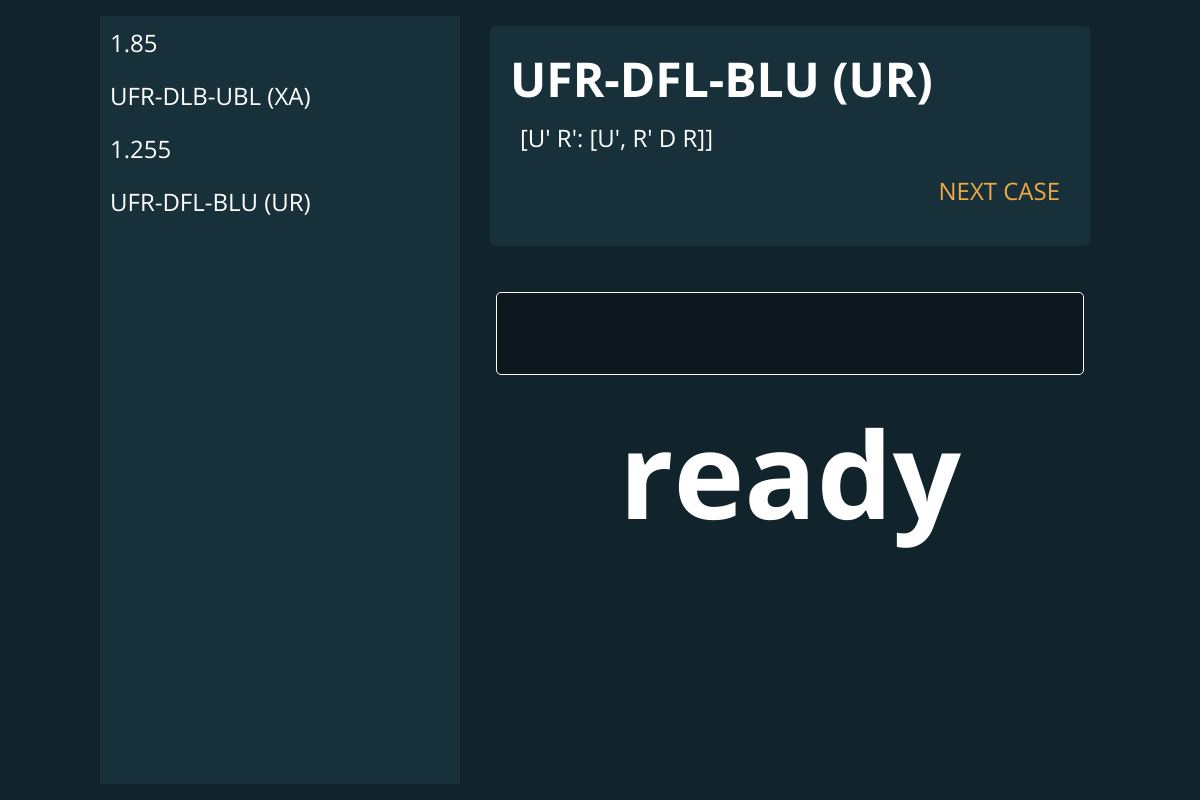
Page /corners/272 on the earlier database version.
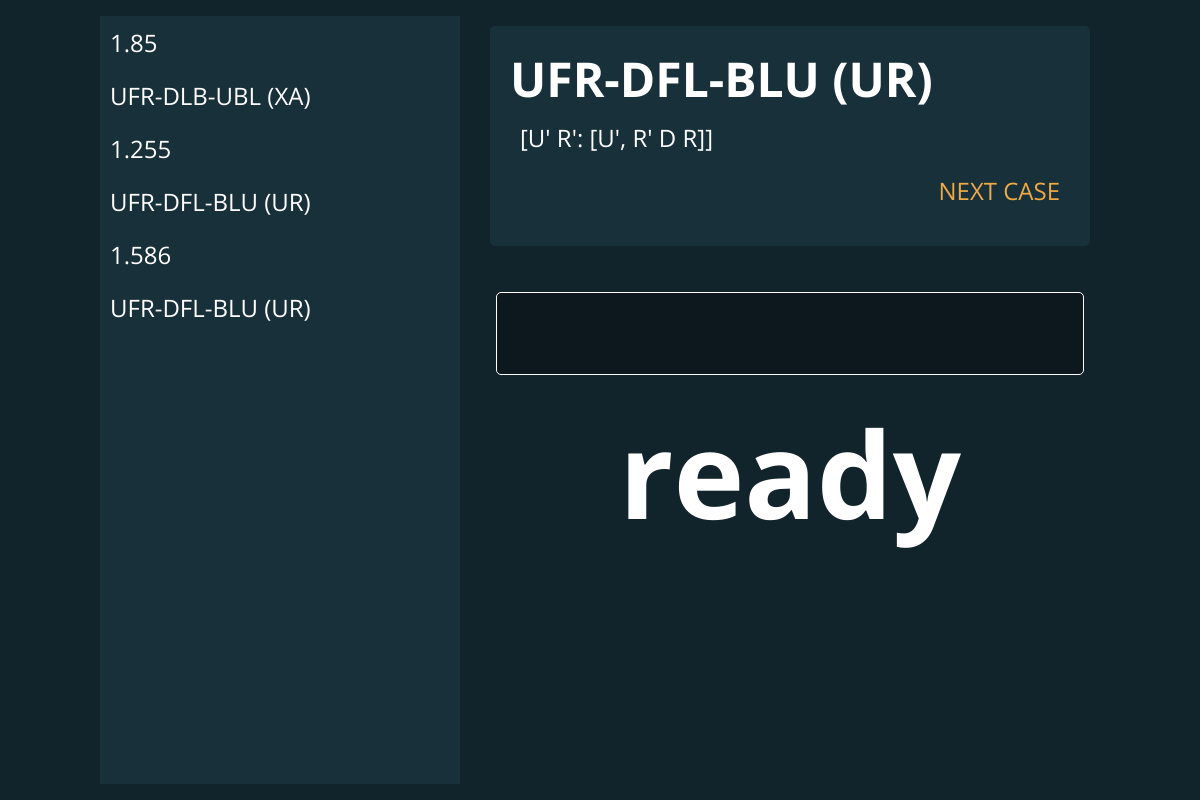
Same page on the later database version.
### tables this page shows
CREATE TABLE Times (
    id    INTEGER NOT NULL PRIMARY KEY AUTOINCREMENT UNIQUE,
    time  NUMERIC NOT NULL,
    date  TEXT,
    case_id   INTEGER NOT NULL
);

CREATE TABLE Cases (
    id  INTEGER NOT NULL PRIMARY KEY AUTOINCREMENT UNIQUE,
    type    INTEGER NOT NULL,
    buffer  INTEGER NOT NULL,
    target1 INTEGER NOT NULL,
    target2 INTEGER NOT NULL,
    alg TEXT NOT NULL
);

### app.py (the view)
@app.route("/corners/<case_id>")
def corners_id(case_id):
    case = db.case_for_id(case_id)
    case_name = f"UFR-{case[1]}-{case[2]} ({case[3]}{case[4]})"
    return render_template("main.html", name=case_name, alg=case[5], case_id=case[0], history=db.history())

### database.py (called while the page is built)
def query(f):
    def full(args=None):
        db = sqlite3.connect("comms.db")
        if args:
            result = f(db.cursor(), args)
        else:
            result = f(db.cursor())
        db.commit()
        db.close()
        return result
    return full

@query
def case_for_id(c, case_id):
    c.execute(f"{join_cases} WHERE Cases.id = ?", (case_id,))
    return c.fetchone()

@query
def history(c):
    class Time:
        def __init__(self, data):
            self.time, self.date = data[:2]
            self.case = f"UFR-{data[2]}-{data[3]} ({data[4]}{data[5]})"
    c.execute(join_times)
    return [Time(x) for x in c.fetchall()]

### templates/main.html (shortened to what this page needs)
<!DOCTYPE html>
<html lang="en">
<head>
    <link rel="stylesheet" href="{{ url_for('static', filename='main.css') }}">
</head>
<body class="elev1">
    <div id="main" class="elev1">
        <div id="history" class="elev2">
            {% for item in history %}
            <div class="history-item">
                <p class="history-time"> {{ item.time }} </p>
                <p class="history-case"> {{ item.case }} </p>
            </div>
            {% endfor %}
        </div>
        <div id="case" class="elev2">
            <h1 id="case-name">{{ name }}</h1>
            <p id="case-alg">{{ alg }}</p>
            <a href="{{ url_for('corners') }}" id="next">NEXT CASE</a>
        </div>
        <div id="time-input" class="elev1">
            <form id="time-form" action="/submit" method="POST">
                <input type="text" id="time-entry" name="time" class="elev0" value="">
            </form>
            <h1 id="time-display">loading</h1>
        </div>
    </div>
</body>
</html>

### static/main.css (style rules this page uses)
* { color: #FFFFFF; overflow: auto; box-sizing: border-box; margin: 0; padding: 0; text-decoration: none; font-size: 24px; }
.elev0 { background-color: #0C181D; }
.elev1 { background-color: #12242B; }
.elev2 { background-color: #18303A; }
h1 { font-size: 48px; }
p { padding: 10px; }
a { color: var(--accent1); align-self: flex-end; padding: 10px; }
body { --accent1: #EA4; background-color: #222222; margin: 0; }
#main { display: grid; grid-template-columns: 360px auto; grid-template-rows: 240px auto; gap: 20px; position: fixed; width: 100%; height: 100%; margin: 0px; padding: 16px 100px; }
#history { grid-row: 1 / 3; grid-column: 1 / 2; display: flex; flex-direction: column; }
#case { grid-column: 2 / 3; grid-row: 1 / 2; display: flex; flex-direction: column; margin: 10px; border-radius: 5px; padding: 20px; }
#time-input { grid-column: 2 / 3; grid-row: 2 / 3; }
form { display: flex; }
input { flex-grow: 1; margin: 16px; border: 0.5px solid #FFFFFF; border-radius: 5px; background-color: #111111; padding: 20px; font-size: 30px; }
h1#time-display { text-align: center; font-size: 120px; }

### templates/main.html (style rules this page uses)
* { font-family: 'Open Sans', sans-serif; }

Differences in the rows shown:
added Times: time "1.586", case "UFR-DFL-BLU (UR)"
